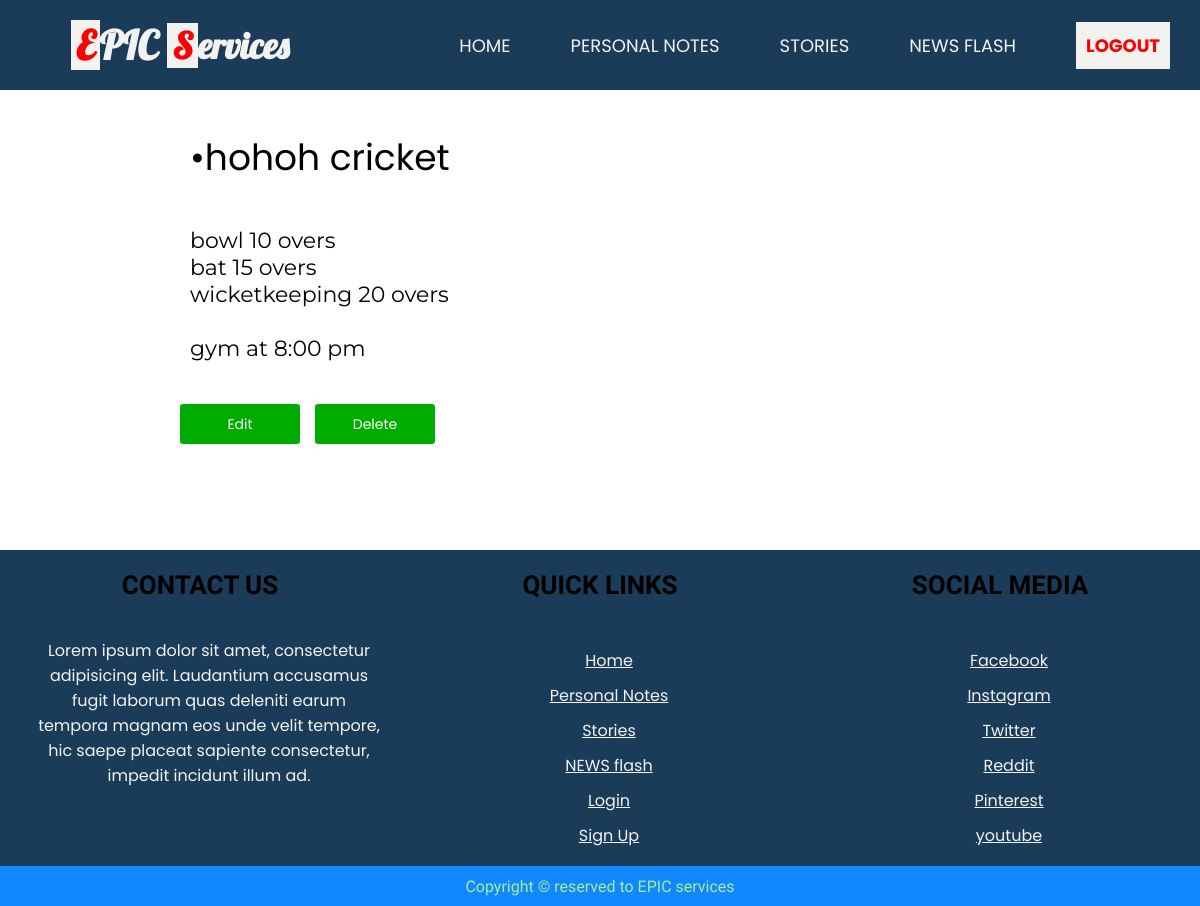
Screenshot of /notes/open.php?noteid=3 (signed in) with the database file from the repository.
### tables this page shows
CREATE TABLE `notes` (
  `noteid` int(11) NOT NULL,
  `noteuser` varchar(15) DEFAULT NULL,
  `notetitle` text,
  `notedata` text,
  `notetags` text,
  `dttm` datetime DEFAULT NULL
);

### notes/open.php (the view, shortened to what this page needs)
<?php
	include("../public/top.php");
?>
<!DOCTYPE html>
<html lang="en">
<head>
	<link rel="stylesheet" href="styles/open.css">
</head>
<body>
	<?php
		if (!isset($_SESSION['user'])){
			header("location: ../account/signin.php");
		} else {
	?>
	<section id="openContainer">
		<?php
			include '../public/header.php';
		?>
		<section class="open-container">
			<?php
				if (!isset($_GET['noteid'])) {
					header("location: index.php");
				} else {
					$selectnoteopen = "select * from notes where noteid =".$_GET['noteid'];
					$res = mysqli_query($conn, $selectnoteopen);
					$checkData = mysqli_num_rows($res);
					if ($checkData == 1){
						$row = mysqli_fetch_array($res);
						$noteid = $row['noteid'];
						$notetitle = $row['notetitle'];
						$notedata = $row['notedata'];
						$editPath = "href=edit.php?noteid=$noteid";
						$deletePath = "href=delete.php?noteid=$noteid";
					} else {
						header("location: index.php");
					}
				}
			?>
			<section class="open-title">&bull;<?= $notetitle ?></section>
			<section class="open-main"><pre><?= $notedata ?></pre></section>
			<section class="controls">
				<a <?= $editPath ?> class="ctrl-btn">Edit</a>
				<a <?= $deletePath ?> class="ctrl-btn">Delete</a>
			</section>
		</section>
		<?php
			include '../public/footer.php';
			}
		?>
	</section>
</body>
</html>

### notes/styles/open.css (style rules this page uses)
#openContainer { display: none; width: 100%; }
.open-container { width: 70%; min-height: 400px; margin-top: 30px; margin-bottom: 30px; margin-left: 15%; }
.open-title { font-size: 36px; padding: 10px; width: calc(100%-20px); font-family: 'Poppins', sans-serif; }
.open-main { width: 100%; }
.open-main pre { white-space: pre-wrap; font-size: 22px; padding: 10px; width: calc(100%-20px); font-family: 'Montserrat', sans-serif; }
.controls { width: 100%; height: 60px; display: flex; align-items: center; }
.ctrl-btn { width: 120px; height: 40px; background-color: #01ac01; border-radius: 3px; font-size: 14px; font-family: 'Poppins', sans-serif; display: flex; justify-content: center; align-items: center; color: white; text-decoration: none; margin-right: 15px; }

### public/styles/header.css (style rules this page uses)
body { margin: 0; padding: 0; }

### rows the page displays
notes: notetitle "hohoh cricket", notedata "bowl 10 overs bat 15 overs wicketkeeping 20 overs gym at 8:00 pm"
